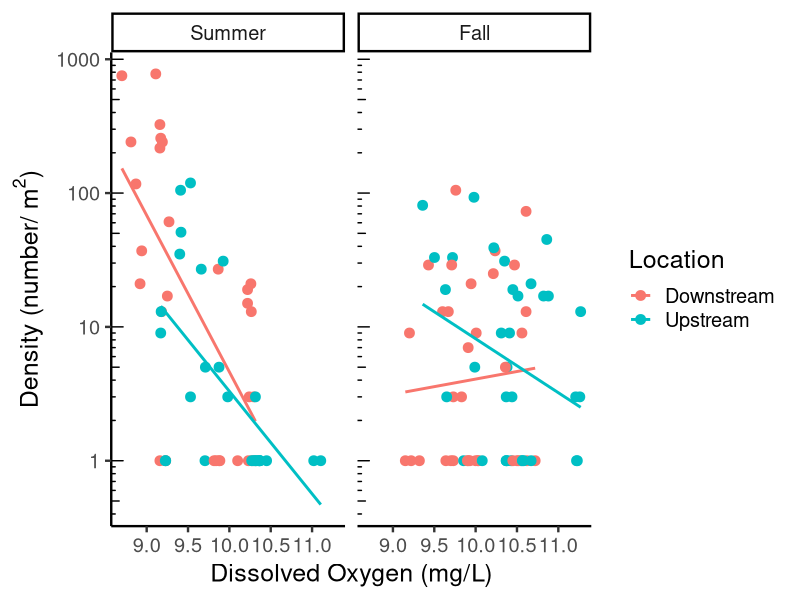
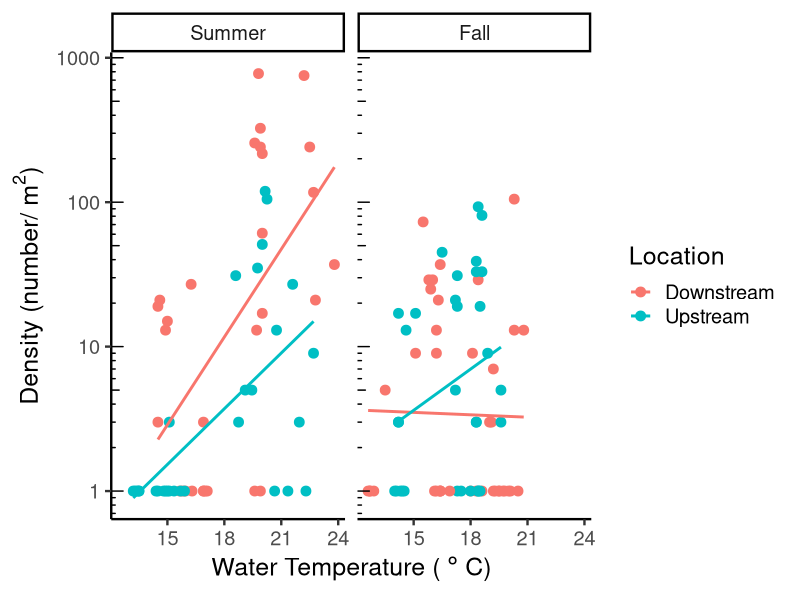
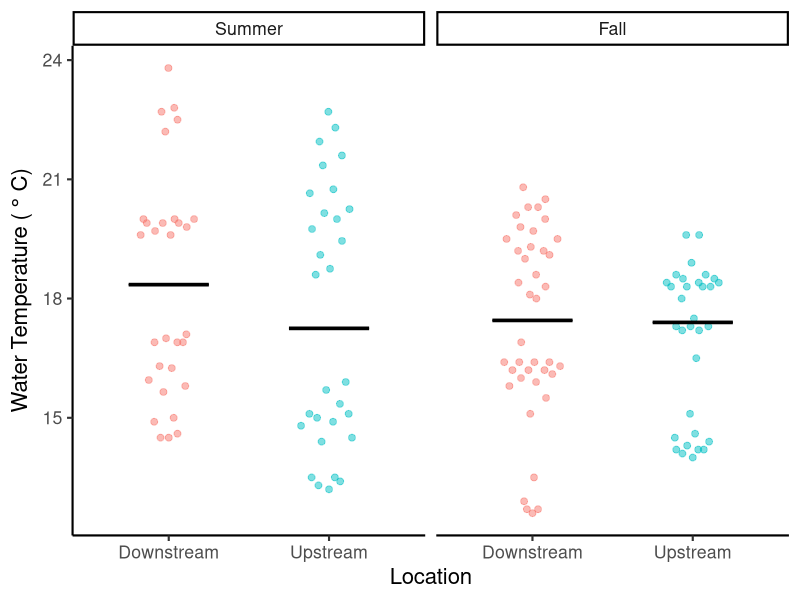
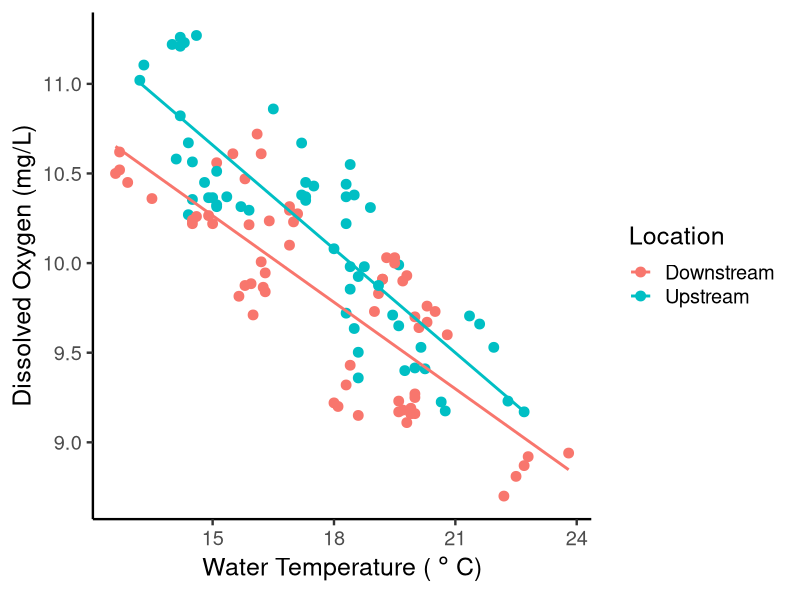

Recreate these plots in R, in order.
## ---- chunk 1
#| label: setup
#| message: false
#| warning: false

library(tidyverse) ## for readr, dplyr, ggplot2
#library(vegan) ## for calculating diversity measures (you can remove this if you are not calculating diversity measures)
library(ggbeeswarm) ## for jittering points (you can remove this is you did not use a dotplotv)
library(flextable) ## for making formatted tables that can be pasted into Word or Google Docs

## ---- chunk 2
#| label: import data

env <- read_csv("data/env.csv",
                 col_types = cols(date = col_date(format = "%Y-%m-%d"),
                  
                  location = col_factor(levels = c(
                    "Downstream","Upstream")), 
                  
                  season = col_factor(levels = c("Summer","Fall")), 
                  
                  year = col_factor()
                 )) 

macros <- read_csv("data/macros.csv",
                 col_types = cols(date = col_date(format = "%Y-%m-%d"),
                  
                  location = col_factor(levels = c(
                    "Downstream","Upstream")), 
                  
                  season = col_factor(levels = c("Summer","Fall")), 
                  
                  year = col_factor()
                 )) 


master.taxa <- read_csv("data/master.taxa.csv",
                        show_col_types = FALSE) %>% 
  distinct()


## ---- chunk 3
#| label: data wrangling
#| message: false
#| warning: false

#calculate limpet density for each sampleID
limpet.density <- macros %>% 
  
  #join taxa info
  left_join(., master.taxa) %>%
  
  # Summarize for each sampleID and each family 
  # change group_by function to remove or add grouping variables as needed 
  # if you want a specific group of organisms, add that column name into 
  # the list of grouping variables (family, organism_aggr, FFG, etc)
  # then filter for the organism or group you want
  group_by(sampleID, family) %>% 
  dplyr::summarise (density = sum(invDens, na.rm = TRUE)) %>% 

  #fill in group combos where there were none present with zeros
  ungroup() %>% 
  complete(sampleID, family,
           fill = list(density = 0)) %>% 
  
  #filter for limpets
  filter(family == "Ancylidae")

#get sample info
sample.info <- macros %>%
  select(date, sampleID, season, year, location, benthicArea) %>% 
  distinct()

#add sample info back to density data
limpet.density <- left_join(limpet.density, sample.info)


#select desired variables from env
env2 <- env %>% 
  select(sampleID, 
         DO, wTemp,  
         mon.precip, mon.ADD) 

#add env variables to density data
limpet.df <- left_join(limpet.density, env2) %>% 
  filter(year != "2018")



## ---- chunk 4
#| label: sample table
#| tbl-cap: Unformatted Summary Table
#| message: false
#| warning: false

table.sum <- limpet.df %>%  #put the name of your wrangled data here
  
  #summarize by date, season, & location (to get number of microhabs and area sampled per date)
  group_by(date, season, location) %>% 
  summarize(
    area = sum(benthicArea),
    samples = n()
  ) %>% 
  
  #summarize by season & location 
  group_by(season, location) %>% 
  summarize(
    dates = str_c(date, collapse = ", "),
    samples = sum(samples),
    area = sum(area),
  )  


table.sum


## ---- chunk 5
#| label: formatted sample table
#| tbl-cap: Summary Table
#| include: true


#To get a formatted table, make sure that the {flextable} package is loaded
#Use additional code to create the summary table called "table.sum"
#If you want to format the table yourself, then don't use this code

#see https://davidgohel.github.io/flextable/ for more information and formatting options


#create the formatted table
ft <- flextable(table.sum)

#create header labels
ft <- set_header_labels(ft,
                        season = "Season",
                        location = "Location",
                        dates = "Dates",
                        samples = "# of Samples",
                        area = "Total Area Sampled (m^2)"
                        )

#format superscript
ft <- compose( 
  ft, j = "area", part="header",
  value = as_paragraph(
    "Total Area Sampled (m", 
    as_sup("2"),
    ")"
  )
)

#bold the headings
ft <- bold(ft, part="header")

ft <- merge_v(ft, j = ~ season)

#set table properties
ft <- set_table_properties(ft, layout = "autofit", width = 1)


#add lines between year x season
ft <- theme_vanilla(ft) %>% 
  fontsize(size = 10)

#center columns
ft <- align(ft, align = "center", part = "all" )

ft <- fix_border_issues(ft)

#print the table
#right click on the table, choose select all, 
#choose copy, then paste in your document
#finish formatting as needed in your document
ft

## ---- chunk 6
#| label: weather table
#| tbl-cap: Unformatted Weather Table
#| message: false
#| warning: false

#before you run this code, make sure your dataframe has all the necessary columns
#you need season, year, location, mon.ADD, mon.precip

weather.sum <- limpet.df %>%  #put the name of your wrangled data here
    group_by(season, year) %>% 
  summarize(
    mon.ADD = round(mean(mon.ADD, na.rm=TRUE), digits=0),
    mon.precip = round(mean(mon.precip, na.rm=TRUE), digits=0)
  )  

weather.sum

## ---- chunk 7
#| label: formatted weather table
#| tbl-cap: Weather Table
#| include: true

#To get a formatted table, make sure that the {flextable} package is loaded
#If you want to format the table yourself, then don't use this code

#see https://davidgohel.github.io/flextable/ for more information and formatting options

#create the formatted table
ft <- flextable(weather.sum)

#create header labels
ft <- set_header_labels(ft,
                        season = "Season",
                        year = "Year",
                        mon.ADD = "Monthly Accumulated Degree Days",
                        mon.precip = "Monthly Total Precipitation (mm)"
                        )

#bold the headings
ft <- bold(ft, part="header")

ft <- merge_v(ft, j = ~ season + year)

#set table properties
ft <- set_table_properties(ft, layout = "autofit", width = 1)

#add lines between year x season
ft <- theme_vanilla(ft) %>% 
  fontsize(size = 10)

#center columns
ft <- align(ft, align = "center", part = "all" )

ft <- fix_border_issues(ft)

#print the table
#right click on the table, choose select all, 
#choose copy, then paste in your document
#finish formatting as needed in your document
ft


## ---- chunk 8
#| label: formatted descriptive stats density
#| tbl-cap: Limpet Density Descriptive Statistics
#| include: true

#before you run the code below...

#make sure the 'flextable' and `tidyverse` packages are installed and loaded
#make sure your data are imported

#see https://davidgohel.github.io/flextable/ for more information and formatting options

#set the variable you want to summarize
x.var <- "density" #put the name of the column you want to summarize in the blank here

#calculate descriptive stats
#remove the lines below that you don't need (you won't usually need ALL these values)
df.sum <- limpet.df %>% #put the name of the data frame here
  group_by(season, location) %>% #put the grouping variable(s) here
  summarise(mean = round(mean(.data[[x.var]]), digits=0), #change the digits as needed
            SD = signif(sd(.data[[x.var]]), digits=2),
            median = round(median(.data[[x.var]]), digits=2),
            IQR = round(IQR(.data[[x.var]]), digits=2),
            min = round(min(.data[[x.var]]), digits=2),
            max = round(max(.data[[x.var]]), digits=2),
            N = n())

#create the table
ft <- flextable(df.sum,
                cwidth=0.75) #can vary cell width as needed

#bold the headings
ft <- bold(ft, part="header")

#center columns
ft <- align(ft, align = "center", part = "all" )

#print the table
#right click on the table, choose select all, 
#choose copy, then paste in your document
#finish formatting as needed in your document
ft



## ---- chunk 9
#| label: formatted descriptive stats DO
#| tbl-cap: Dissolved Oxygen Descriptive Statistics
#| include: true

#before you run the code below...

#make sure the 'flextable' and `tidyverse` packages are installed and loaded
#make sure your data are imported

#see https://davidgohel.github.io/flextable/ for more information and formatting options

#set the variable you want to summarize
x.var <- "DO" #put the name of the column you want to summarize in the blank here

#calculate descriptive stats
#remove the lines below that you don't need (you won't usually need ALL these values)
df.sum <- limpet.df %>% #put the name of the data frame here
  group_by(season, location) %>% #put the grouping variable(s) here
  filter(!is.na(.data[[x.var]])) %>% # remove missing values from the variable of interest
  summarise(mean = round(mean(.data[[x.var]]), digits=2), #change the digits as needed
            SD = signif(sd(.data[[x.var]]), digits=2),
            median = round(median(.data[[x.var]]), digits=2),
            IQR = round(IQR(.data[[x.var]]), digits=2),
            min = round(min(.data[[x.var]]), digits=2),
            max = round(max(.data[[x.var]]), digits=2),
            N = n())

#create the table
ft <- flextable(df.sum,
                cwidth=0.75) #can vary cell width as needed

#bold the headings
ft <- bold(ft, part="header")

#center columns
ft <- align(ft, align = "center", part = "all" )

#print the table
#right click on the table, choose select all, 
#choose copy, then paste in your document
#finish formatting as needed in your document
ft



## ---- chunk 10
#| label: formatted descriptive stats wTemp
#| tbl-cap: Water Temperature Descriptive Statistics
#| include: true

#before you run the code below...

#make sure the 'flextable' and `tidyverse` packages are installed and loaded
#make sure your data are imported

#see https://davidgohel.github.io/flextable/ for more information and formatting options

#set the variable you want to summarize
x.var <- "wTemp" #put the name of the column you want to summarize in the blank here

#calculate descriptive stats
#remove the lines below that you don't need (you won't usually need ALL these values)
df.sum <- limpet.df %>% #put the name of the data frame here
  group_by(season, location) %>% #put the grouping variable(s) here
  filter(!is.na(.data[[x.var]])) %>% # remove missing values from the variable of interest
  summarise(mean = round(mean(.data[[x.var]]), digits=1), #change the digits as needed
            SD = signif(sd(.data[[x.var]]), digits=2),
            median = round(median(.data[[x.var]]), digits=1),
            IQR = round(IQR(.data[[x.var]]), digits=1),
            min = round(min(.data[[x.var]]), digits=2),
            max = round(max(.data[[x.var]]), digits=2),
            N = n())

#create the table
ft <- flextable(df.sum,
                cwidth=0.75) #can vary cell width as needed

#bold the headings
ft <- bold(ft, part="header")

#center columns
ft <- align(ft, align = "center", part = "all" )

#print the table
#right click on the table, choose select all, 
#choose copy, then paste in your document
#finish formatting as needed in your document
ft



## ---- chunk 11
#| label: limpet density vs DO graph
#| message: false


# this code will make a scatter plot with each graphed on a log-scale axis

limpet.df %>% 
  filter(!is.na(DO)) %>% 

ggplot(
  data = ., 
  aes(x = DO, y = density+1, color = location)) + 
  geom_point(size = 3) +                   #play with the point attributes as needed
  geom_smooth(method = "lm", se = FALSE) + #adds line of best fit
  ylab(bquote("Density (number/"~m^2*")")) +
  xlab("Dissolved Oxygen (mg/L)") +
  labs(color = "Location") +
  theme_classic(base_size = 18) +
  scale_y_log10() +     #changes y-axis to log-scale
  annotation_logticks(sides = "l") + # adds log-scale tick marks 
  facet_wrap(vars(season))   

#see the resources below for some additional options to make a nice scatter plot 
# https://www.datanovia.com/en/lessons/ggplot-scatter-plot/
# https://ggplot2.tidyverse.org/index.html

## ---- chunk 12
#| label: limpet density vs wTemp graph
#| message: false


# this code will make a scatter plot with each graphed on a log-scale axis

limpet.df %>% 
  filter(!is.na(wTemp)) %>% 

ggplot(
  data = ., 
  aes(x = wTemp, y = density+1, color = location)) + 
  geom_point(size = 3) +                   #play with the point attributes as needed
  geom_smooth(method = "lm", se = FALSE) + #adds line of best fit
  ylab(bquote("Density (number/"~m^2*")")) +
  xlab("Water Temperature ("~degree~"C)") +
  labs(color = "Location") +
  theme_classic(base_size = 18) +
  scale_y_log10() +     #changes y-axis to log-scale
  annotation_logticks(sides = "l") + # adds log-scale tick marks 
  facet_wrap(vars(season))   

#see the resources below for some additional options to make a nice scatter plot 
# https://www.datanovia.com/en/lessons/ggplot-scatter-plot/
# https://ggplot2.tidyverse.org/index.html
## ---- chunk 13

#| label: wTemp vs season and location

limpet.df %>% 
  filter(!is.na(wTemp)) %>% 

ggplot(
  data = .,   
  aes(x = location, y = wTemp,   
      fill = location, color = location)) + 
  geom_quasirandom( 
    shape=21, size=2, alpha = 0.5, width=0.2, 
    dodge.width = 1,  show.legend = FALSE) + 
  stat_summary(fun = median, 
               fun.min = median, 
               fun.max = median, 
               geom = "crossbar", na.rm = TRUE,
               width = 0.5, size = 0.5, 
               color = "black",
               position=position_dodge(width=1), 
               show.legend = FALSE) + 
  ylab("Water Temperature ("~degree~"C)") +
  xlab("Location") +
  coord_cartesian(expand=TRUE) +
  theme_classic(base_size=16) +
  facet_wrap(vars(season))   

## ---- chunk 14
#| label: DO vs wTemp graph
#| message: false

limpet.df %>% 
  filter(!is.na(DO), !is.na(wTemp)) %>% 

ggplot(
  data = ., 
  aes(x = wTemp, y = DO, color = location)) + 
  geom_point(size = 3) +                   #play with the point attributes as needed
  geom_smooth(method = "lm", se = FALSE) + #adds line of best fit
  ylab("Dissolved Oxygen (mg/L)") +
  xlab("Water Temperature ("~degree~"C)") +
  labs(color = "Location") +
  theme_classic(base_size = 18) 


## ---- chunk 15
#| label: sessionInfo

sessionInfo()

## ---- chunk 16
#| label: cite R

#citation info for base R 
citation()

## ---- chunk 17
#| label: cite tidyverse

#citation info for base R 
citation("tidyverse")
